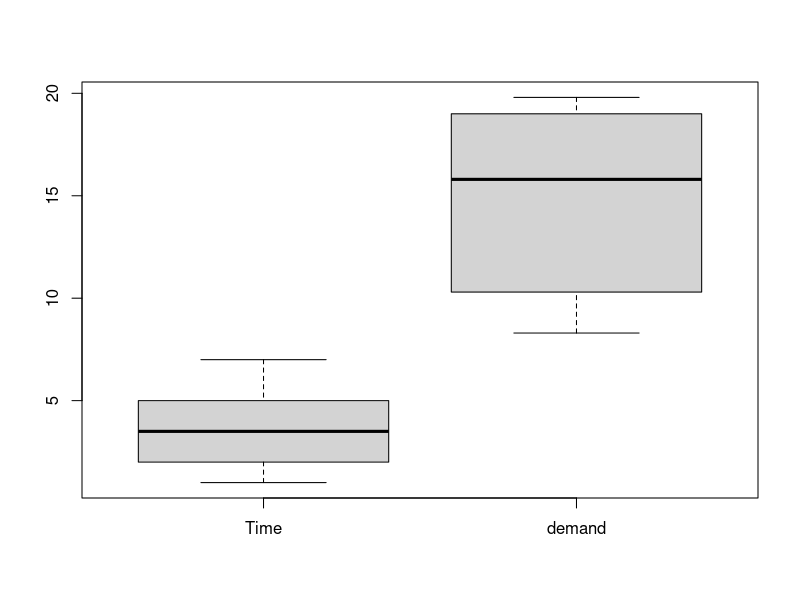
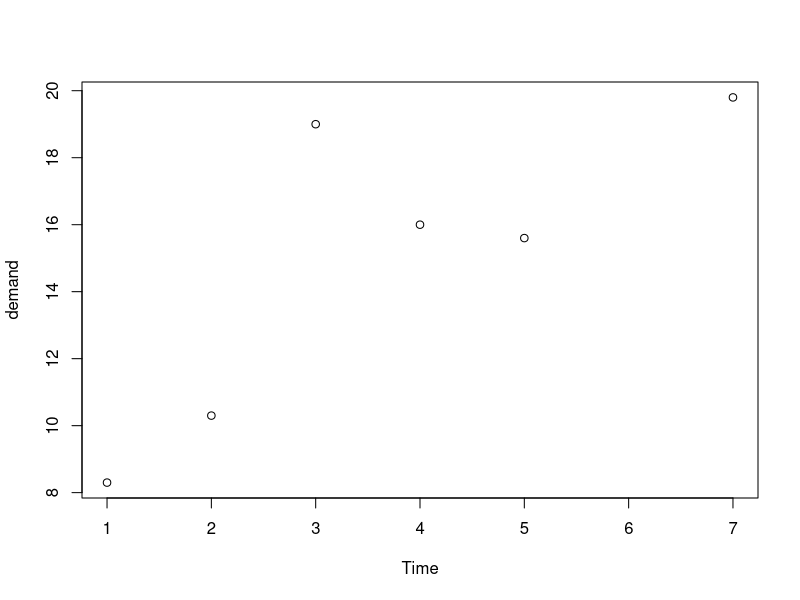
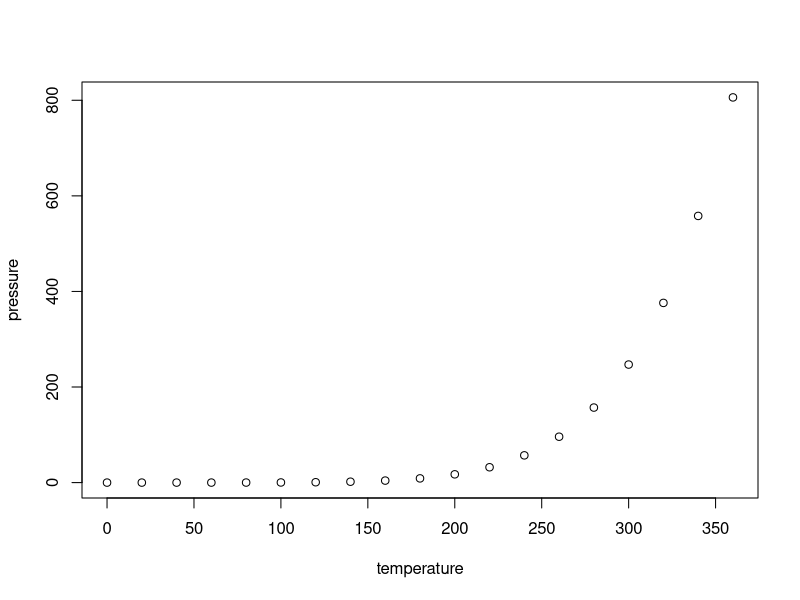

Write R code to recreate these figures, in order.
## ---- chunk 1
data("BOD")
## ---- chunk 2
summary(BOD)
## ---- chunk 3
dim(BOD)
## ---- chunk 4
str(BOD)
## ---- chunk 5
boxplot(BOD)
## ---- chunk 6
str(BOD)
## ---- chunk 7
x <- c(1, 2, 3, 4, 5, 7)
## ---- chunk 8
VectorTime <- x
## ---- chunk 9
rm(Vector1)
## ---- chunk 10
y <- c(8.3, 10.3, 19, 16, 15.6, 19.8)
## ---- chunk 11
VectorBioChemDemand <- y
## ---- chunk 12
plot(BOD)
## ---- chunk 13
knitr::opts_chunk$set(echo = TRUE)
## ---- chunk 14
summary(cars)
## ---- chunk 15
plot(pressure)
